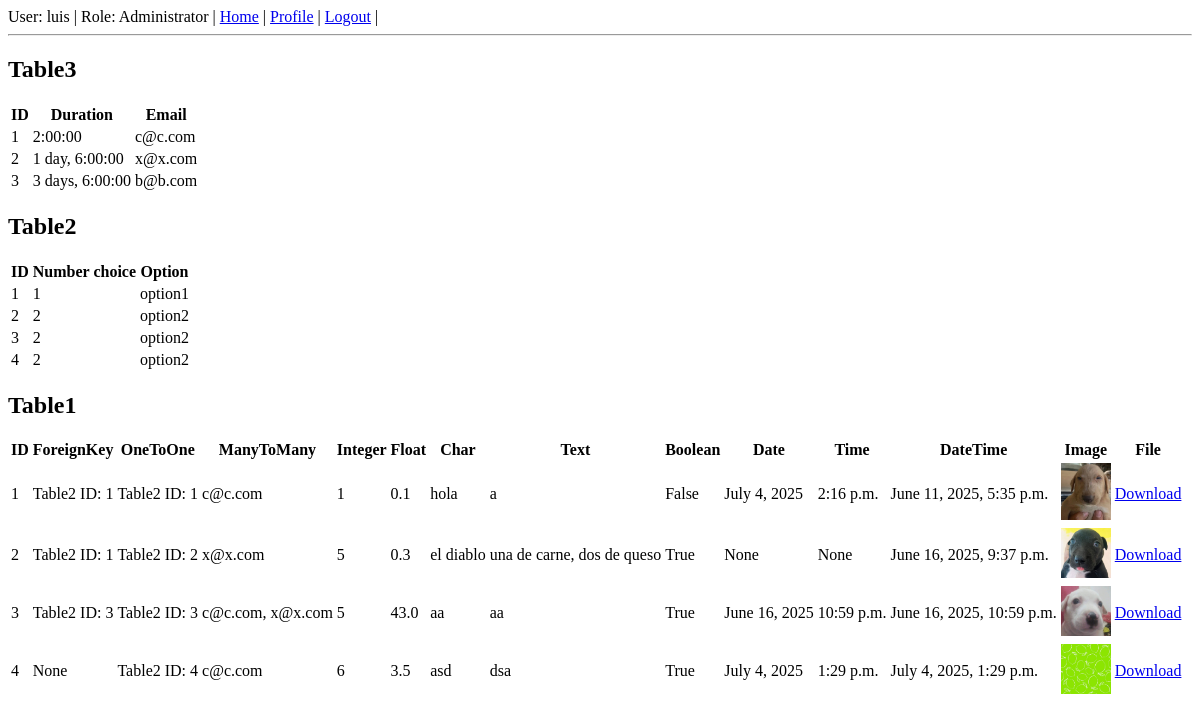
The app's page /get_data (signed in), older data.
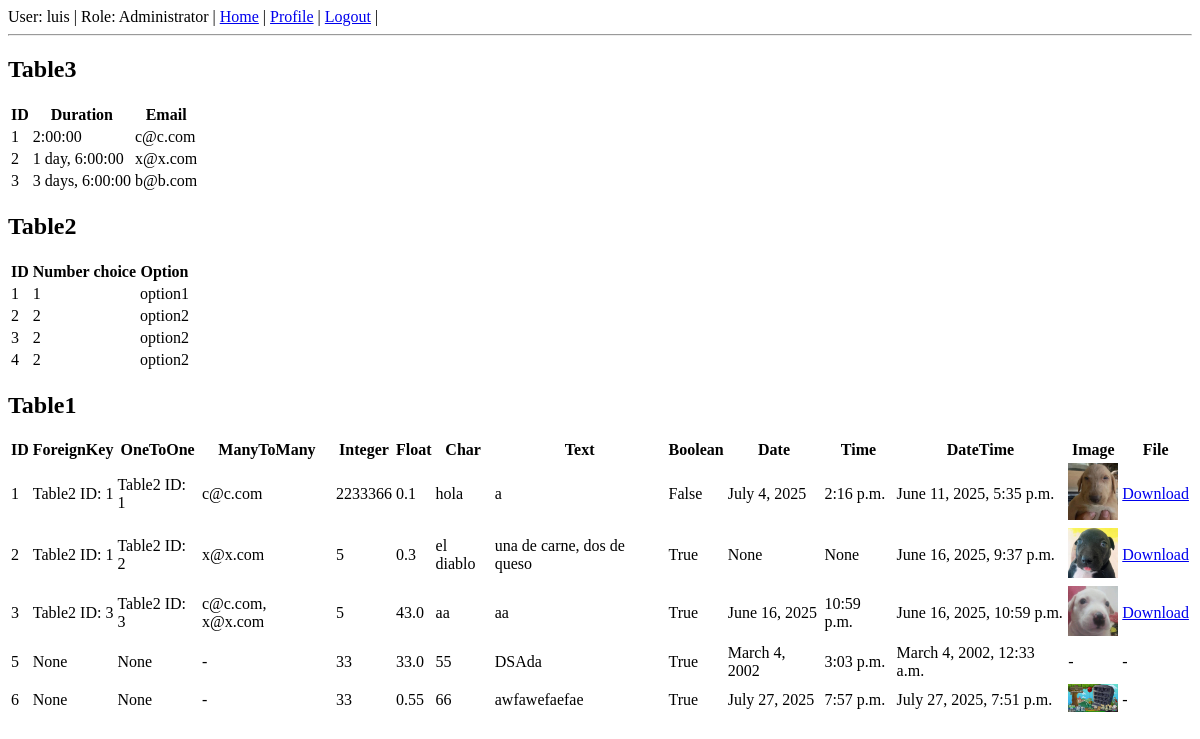
The same page, newer data.
### rest_basic/models.py (models this page shows, shortened)
class Table3(models.Model):
    duration_field = models.DurationField()
    email_field = models.EmailField(max_length=254, unique=True)

class Table2(models.Model):
    CHOICES = (
        (1, 'option1'),
        (2, 'option2'),
    )
    positive_small_int = models.PositiveSmallIntegerField(choices=CHOICES, default=1)
    def __str__(self):
        return f"Table2 ID: {self.id}"

class Table1(models.Model):
    foreign_key = models.ForeignKey(Table2, on_delete=models.CASCADE, related_name='table1_foreign', null=True, blank=True)
    one_to_one = models.OneToOneField(Table2, on_delete=models.CASCADE, related_name='table1_one', null=True, blank=True)
    many_to_many = models.ManyToManyField(Table3, related_name='table1_many', blank=True)
    integer_field = models.IntegerField(null=True, blank=True)      # Integer value (optional)
    float_field = models.FloatField(null=True, blank=True)          # Floating point number
    char_field = models.CharField(max_length=15)                    # Short text with max length
    text_field= models.TextField(blank=True)                        # Long text (optional)
    boolean_field = models.BooleanField(default=False)              # True or False
    date_field = models.DateField(null=True, blank=True)           # Date only
    time_field = models.TimeField(null=True, blank=True)           # Time only
    datetime_field = models.DateTimeField(null=True, blank=True)   # Full date and time
    image_field = models.ImageField(upload_to='images/', null=True, blank=True)  # For image files
    file_field = models.FileField(upload_to='files/', null=True, blank=True)     # For general files

### rest_basic/views.py (the view)
# urls.py: path('get_data', views.get_data, name='get_data'),
@require_GET
@permission_required('rest_basic.view_data', raise_exception=True)
def get_data(request):
    table3 = Table3.objects.all()
    table2 = Table2.objects.all()
    table1 = Table1.objects.all()
    return render(request, 'get_data.html',{"table3":table3,"table2":table2,"table1":table1})

### rest_basic/templates/get_data.html
{% extends "base.html" %}
{% block body %}
    <h2>Table3</h2>
    <table>
        <thead>
            <tr>
                <th>ID</th>
                <th>Duration</th>
                <th>Email</th>
            </tr>
        </thead>
        <tbody>
            {% for entry in table3 %}
            <tr>
                <td>{{ entry.id }}</td>
                <td>{{ entry.duration_field }}</td>
                <td>{{ entry.email_field }}</td>
            </tr>
            {% empty %}
            <tr><td colspan="3">Table3 is empty</td></tr>
            {% endfor %}
        </tbody>
    </table>
    <h2>Table2</h2>
    <table>
        <thead>
            <tr>
                <th>ID</th>
                <th>Number choice</th>
                <th>Option</th>
            </tr>
        </thead>
        <tbody>
            {% for entry in table2 %}
            <tr>
                <td>{{ entry.id }}</td>
                <td>{{ entry.positive_small_int}}</td>
                <td>{{ entry.get_positive_small_int_display }}</td>
            </tr>
            {% empty %}
            <tr><td colspan="3">Table2 is empty</td></tr>
            {% endfor %}
        </tbody>
    </table>
    <h2>Table1</h2>
    <table>
        <thead>
            <tr>
                <th>ID</th>
                <th>ForeignKey</th>
                <th>OneToOne</th>
                <th>ManyToMany</th>
                <th>Integer</th>
                <th>Float</th>
                <th>Char</th>
                <th>Text</th>
                <th>Boolean</th>
                <th>Date</th>
                <th>Time</th>
                <th>DateTime</th>
                <th>Image</th>
                <th>File</th>
            </tr>
        </thead>
        <tbody>
            {% for entry in table1 %}
             <tr>
                <td>{{ entry.id }}</td>
                <td>{{ entry.foreign_key }}</td>
                <td>{{ entry.one_to_one }}</td>
                <td>
                    {% for m in entry.many_to_many.all %}
                        {{ m.email_field }}{% if not forloop.last %}, {% endif %}
                    {% empty %}
                        -
                    {% endfor %}
                </td>
                <td>{{ entry.integer_field }}</td>
                <td>{{ entry.float_field }}</td>
                <td>{{ entry.char_field }}</td>
                <td>{{ entry.text_field|default:"-" }}</td>
                <td>{{ entry.boolean_field }}</td>
                <td>{{ entry.date_field }}</td>
                <td>{{ entry.time_field }}</td>
                <td>{{ entry.datetime_field }}</td>
                <td>
                    {% if entry.image_field %}
                        <img src="{{ entry.image_field.url }}" alt="img" width="50">
                    {% else %}
                        -
                    {% endif %}
                </td>
                <td>
                    {% if entry.file_field %}
                        <a href="{{ entry.file_field.url }}">Download</a>
                    {% else %}
                        -
                    {% endif %}
                </td>
            </tr>
            {% empty %}
            <tr><td colspan="6">Table1 is empty</td></tr>
            {% endfor %}
        </tbody>
    </table>
{% endblock %}

Row changes from the older to the newer data that the page shows:
removed Table1: id "4", foreign_key "None", one_to_one "Table2 ID: 4", integer_field "6", float_field "3.5", char_field "asd", text_field "dsa", boolean_field "True", date_field "July 4, 2025", time_field "1:29 p.m.", datetime_field "July 4, 2025, 1:29 p.m.", image_field (picture), Table3 (email_field "c@c.com")
changed Table1 "hola": integer_field "1" → "2233366"
added Table1: id "5", foreign_key "None", one_to_one "None", integer_field "33", float_field "33.0", char_field "55", text_field "DSAda", boolean_field "True", date_field "March 4, 2002", time_field "3:03 p.m.", datetime_field "March 4, 2002, 12:33 a.m."
added Table1: id "6", foreign_key "None", one_to_one "None", integer_field "33", float_field "0.55", char_field "66", text_field "awfawefaefae", boolean_field "True", date_field "July 27, 2025", time_field "7:57 p.m.", datetime_field "July 27, 2025, 7:51 p.m.", image_field (picture)
